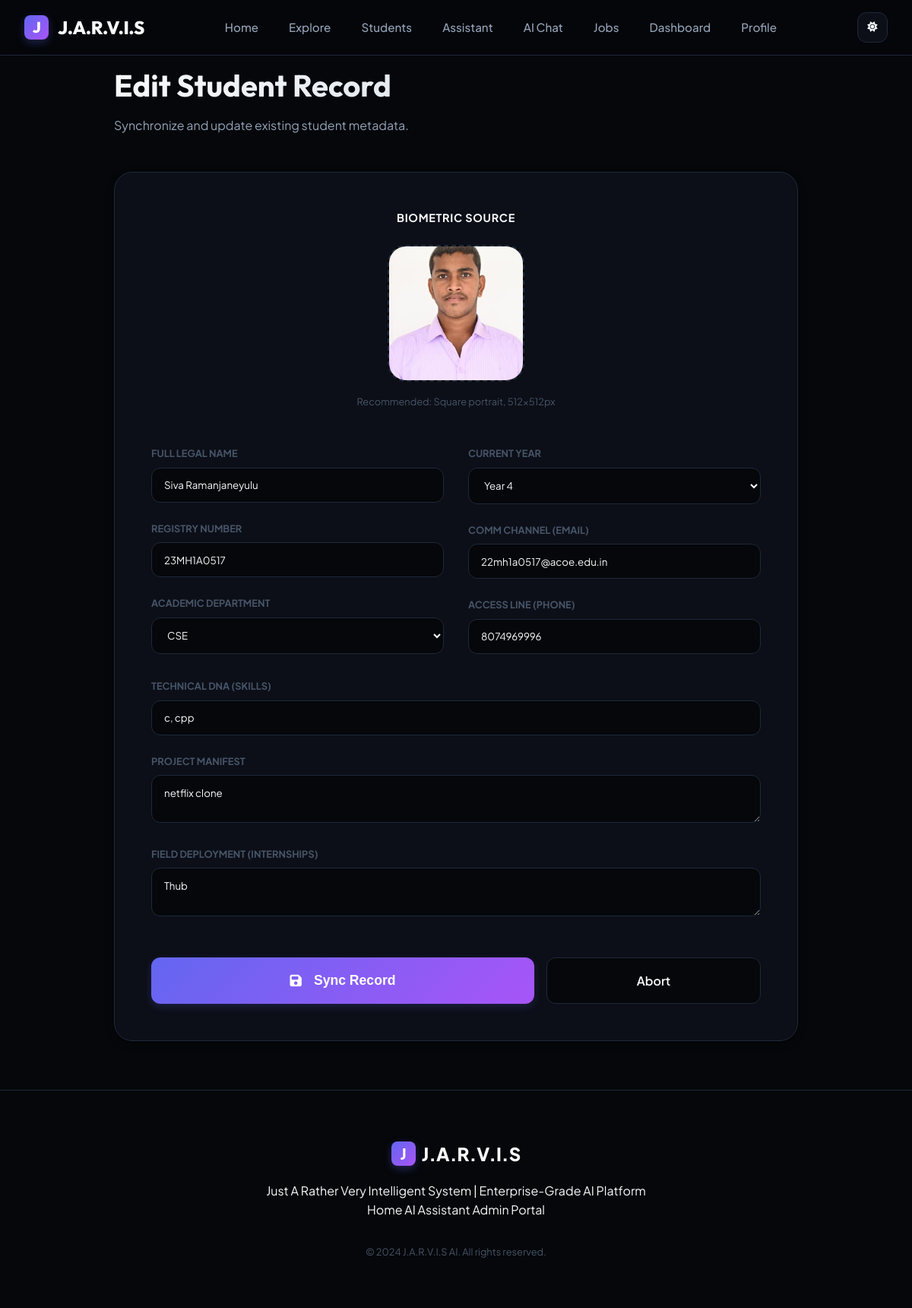
The page /admin/students/12/edit (signed in) on the database its author committed.
### models.py (models this page shows, shortened)
class Student(db.Model):
    __tablename__ = 'student'
    id = db.Column(db.Integer, primary_key=True)
    name = db.Column(db.String(100), nullable=False)
    roll_no = db.Column(db.String(20), unique=True, nullable=False)
    department = db.Column(db.String(50), nullable=False)
    year = db.Column(db.Integer, nullable=False)
    email = db.Column(db.String(100), unique=True)
    phone = db.Column(db.String(15))
    _skills = db.Column('skills', db.Text, default='[]')
    _projects = db.Column('projects', db.Text, default='[]')
    _internships = db.Column('internships', db.Text, default='[]')
    image_path = db.Column(db.String(200))
    _face_embedding = db.Column('face_embedding', db.LargeBinary)
    _text_embedding = db.Column('text_embedding', db.LargeBinary)
    created_at = db.Column(db.DateTime, default=datetime.utcnow)
    updated_at = db.Column(db.DateTime, default=datetime.utcnow, onupdate=datetime.utcnow)
    @property
    def skills(self):
        return json.loads(self._skills) if self._skills else []
    @skills.setter
    def skills(self, value):
        self._skills = json.dumps(value) if value else '[]'
    @property
    def projects(self):
        return json.loads(self._projects) if self._projects else []
    @projects.setter
    def projects(self, value):
        self._projects = json.dumps(value) if value else '[]'
    @property
    def internships(self):
        return json.loads(self._internships) if self._internships else []
    @internships.setter
    def internships(self, value):
        self._internships = json.dumps(value) if value else '[]'
    @property
    def face_embedding(self):
        return pickle.loads(self._face_embedding) if self._face_embedding else None
    @face_embedding.setter
    def face_embedding(self, value):
        if value is not None:
            self._face_embedding = pickle.dumps(value)
        else:
            self._face_embedding = None
    @property
    def text_embedding(self):
        return pickle.loads(self._text_embedding) if self._text_embedding else None
    @text_embedding.setter
    def text_embedding(self, value):
        if value is not None:
            self._text_embedding = pickle.dumps(value)
        else:
            self._text_embedding = None

### routes/admin.py (the view, shortened to what this page needs)
@admin_bp.route('/students/<int:id>/edit', methods=['GET', 'POST'])
@login_required
def edit_student(id):
    student = Student.query.get_or_404(id)
    departments = ['CSE', 'ECE', 'EEE', 'ME', 'CE', 'IT', 'AIDS', 'AIML', 'CSE-DS']
    return render_template('admin/student_form.html',
                         student=student,
                         departments=departments,
                         action='Edit')

### templates/admin/student_form.html (shortened to what this page needs)
{% extends 'base.html' %}
{% block content %}
<div style="max-width: 900px; margin: 0 auto; padding-bottom: 4rem;">
    <div style="margin-bottom: 3rem;">
        <h1
            style="font-size: 2.5rem; background: var(--grad-text); -webkit-background-clip: text; background-clip: text; -webkit-text-fill-color: transparent; margin-bottom: 0.5rem;">
            {{ action }} Student Record
        </h1>
        <p style="color: var(--text-muted);">
            {% if action == 'Add' %}
            Populate the neural database with a new student identity.
            {% else %}
            Synchronize and update existing student metadata.
            {% endif %}
        </p>
    </div>
    <div class="jarvis-card" style="padding: 3rem;">
        <form method="POST" enctype="multipart/form-data">
            <div style="margin-bottom: 3rem; text-align: center;">
                <label
                    style="display: block; font-size: 0.9rem; font-weight: 700; color: var(--text-main); margin-bottom: 1.5rem; text-transform: uppercase; letter-spacing: 0.05em;">Biometric
                    Source</label>
                <div id="dropZone"
                    style="width: 180px; height: 180px; margin: 0 auto; background: var(--bg-page); border: 2px dashed var(--border); border-radius: var(--radius-xl); display: flex; align-items: center; justify-content: center; cursor: pointer; position: relative; overflow: hidden; transition: var(--transition);">
                    {% if student and student.image_path %}
                    <img src="{{ url_for('static', filename=student.image_path) }}" id="imagePreview"
                        style="width: 100%; height: 100%; object-fit: cover;">
                    {% endif %}
                </div>
                <p style="color: var(--text-dim); font-size: 0.8rem; margin-top: 1rem;">Recommended: Square portrait,
                    512x512px</p>
            </div>
            <div style="display: grid; grid-template-columns: 1fr 1fr; gap: 2rem; margin-bottom: 2rem;">
                <div style="display: flex; flex-direction: column; gap: 1.5rem;">
                    <div>
                        <label
                            style="display: block; font-size: 0.8rem; font-weight: 700; color: var(--text-dim); margin-bottom: 0.5rem; text-transform: uppercase;">Full
                            Legal Name</label>
                        <input type="text" name="name" value="{{ student.name if student else '' }}"
                            placeholder="e.g., John Doe" required
                            style="width: 100%; padding: 0.85rem 1rem; background: var(--bg-page); border: 1px solid var(--border); border-radius: var(--radius-md); color: var(--text-main); font-family: inherit;">
                    </div>
                    <div>
                        <label
                            style="display: block; font-size: 0.8rem; font-weight: 700; color: var(--text-dim); margin-bottom: 0.5rem; text-transform: uppercase;">Registry
                            Number</label>
                        <input type="text" name="roll_no" value="{{ student.roll_no if student else '' }}"
                            placeholder="e.g., 21CSE001" required
                            style="width: 100%; padding: 0.85rem 1rem; background: var(--bg-page); border: 1px solid var(--border); border-radius: var(--radius-md); color: var(--text-main); font-family: inherit;">
                    </div>
                    <div>
                        <label
                            style="display: block; font-size: 0.8rem; font-weight: 700; color: var(--text-dim); margin-bottom: 0.5rem; text-transform: uppercase;">Academic
                            Department</label>
                        <select name="department" required
                            style="width: 100%; padding: 0.85rem 1rem; background: var(--bg-page); border: 1px solid var(--border); border-radius: var(--radius-md); color: var(--text-main); font-family: inherit; cursor: pointer;">
                            {% for dept in departments %}
                            <option value="{{ dept }}" {% if student and student.department==dept %}selected{% endif %}>
                                {{ dept }}</option>
                            {% endfor %}
                        </select>
                    </div>
                </div>
                <div style="display: flex; flex-direction: column; gap: 1.5rem;">
                    <div>
                        <label
                            style="display: block; font-size: 0.8rem; font-weight: 700; color: var(--text-dim); margin-bottom: 0.5rem; text-transform: uppercase;">Current
                            Year</label>
                        <select name="year" required
                            style="width: 100%; padding: 0.85rem 1rem; background: var(--bg-page); border: 1px solid var(--border); border-radius: var(--radius-md); color: var(--text-main); font-family: inherit; cursor: pointer;">
                            {% for y in [1, 2, 3, 4] %}
                            <option value="{{ y }}" {% if student and student.year==y %}selected{% endif %}>Year {{ y }}
                            </option>
                            {% endfor %}
                        </select>
                    </div>
                    <div>
                        <label
                            style="display: block; font-size: 0.8rem; font-weight: 700; color: var(--text-dim); margin-bottom: 0.5rem; text-transform: uppercase;">Comm
                            Channel (Email)</label>
                        <input type="email" name="email" value="{{ student.email if student else '' }}"
                            placeholder="student@edu.com"
                            style="width: 100%; padding: 0.85rem 1rem; background: var(--bg-page); border: 1px solid var(--border); border-radius: var(--radius-md); color: var(--text-main); font-family: inherit;">
                    </div>
                    <div>
                        <label
                            style="display: block; font-size: 0.8rem; font-weight: 700; color: var(--text-dim); margin-bottom: 0.5rem; text-transform: uppercase;">Access
                            line (Phone)</label>
                        <input type="tel" name="phone" value="{{ student.phone if student else '' }}"
                            placeholder="+91 ..."
                            style="width: 100%; padding: 0.85rem 1rem; background: var(--bg-page); border: 1px solid var(--border); border-radius: var(--radius-md); color: var(--text-main); font-family: inherit;">
                    </div>
                </div>
            </div>
            <div style="margin-bottom: 1.5rem;">
                <label
                    style="display: block; font-size: 0.8rem; font-weight: 700; color: var(--text-dim); margin-bottom: 0.5rem; text-transform: uppercase;">Technical
                    DNA (Skills)</label>
                <input type="text" name="skills" value="{{ student.skills|join(', ') if student else '' }}"
                    placeholder="Skill vectors separated by commas..."
                    style="width: 100%; padding: 0.85rem 1rem; background: var(--bg-page); border: 1px solid var(--border); border-radius: var(--radius-md); color: var(--text-main); font-family: inherit;">
            </div>
            <div style="margin-bottom: 1.5rem;">
                <label
                    style="display: block; font-size: 0.8rem; font-weight: 700; color: var(--text-dim); margin-bottom: 0.5rem; text-transform: uppercase;">Project
                    Manifest</label>
                <textarea name="projects" rows="2" placeholder="Primary engineering projects..."
                    style="width: 100%; padding: 0.85rem 1rem; background: var(--bg-page); border: 1px solid var(--border); border-radius: var(--radius-md); color: var(--text-main); font-family: inherit; resize: vertical;">{{ student.projects|join(', ') if student else '' }}</textarea>
            </div>
            <div style="margin-bottom: 3rem;">
                <label
                    style="display: block; font-size: 0.8rem; font-weight: 700; color: var(--text-dim); margin-bottom: 0.5rem; text-transform: uppercase;">Field
                    Deployment (Internships)</label>
                <textarea name="internships" rows="2" placeholder="Professional workplace history..."
                    style="width: 100%; padding: 0.85rem 1rem; background: var(--bg-page); border: 1px solid var(--border); border-radius: var(--radius-md); color: var(--text-main); font-family: inherit; resize: vertical;">{{ student.internships|join(', ') if student else '' }}</textarea>
            </div>
            <div style="display: flex; gap: 1rem;">
                <button type="submit" class="btn btn-primary"
                    style="flex: 2; padding: 1.25rem; justify-content: center; font-size: 1.1rem;">
                    <i class="fas fa-save" style="margin-right: 0.5rem;"></i> {% if action == 'Add' %}Create Identity{%
                    else %}Sync Record{% endif %}
                </button>
                <a href="{{ url_for('admin.students') }}" class="btn"
                    style="flex: 1; justify-content: center; border: 1px solid var(--border); background: var(--bg-page);">
                    Abort
                </a>
            </div>
        </form>
    </div>
</div>
{% endblock %}

### static/css/style.css (style rules this page uses)
:root { --primary: #6366f1; --primary-light: #818cf8; --primary-dark: #4f46e5; --secondary: #06b6d4; --accent: #ec4899; --success: #10b981; --warning: #f59e0b; --error: #ef4444; --info: #3b82f6; --bg-page: #f8fafc; --bg-card: #ffffff; --bg-nav: rgba(255, 255, 255, 0.8); --text-main: #0f172a; --text-muted: #64748b; --text-dim: #94a3b8; --border: #e2e8f0; --border-dim: #f1f5f9; --grad-primary: linear-gradient(135deg, #6366f1 0%, #a855f7 100%); --grad-surface: linear-gradient(135deg, rgba(255, 255, 255, 0.1) 0%, rgba(255, 255, 255, 0.05) 100%); --grad-text: linear-gradient(135deg, #0f172a 0%, #334155 100%); --shadow-sm: 0 2px 4px rgba(0, 0, 0, 0.02); --shadow-md: 0 4px 12px rgba(0, 0, 0, 0.05); --shadow-lg: 0 12px 24px rgba(0, 0, 0, 0.08); --shadow-xl: 0 20px 48px rgba(0, 0, 0, 0.12); --shadow-glass: 0 8px 32px rgba(0, 0, 0, 0.04); --radius-sm: 8px; --radius-md: 12px; --radius-lg: 18px; --radius-xl: 24px; --radius-full: 9999px; --transition: all 0.3s cubic-bezier(0.4, 0, 0.2, 1); --font-main: 'Plus Jakarta Sans', sans-serif; --font-heading: 'Outfit', sans-serif; }
[data-theme="dark"] { --bg-page: #05070a; --bg-card: #0c0f17; --bg-nav: rgba(5, 7, 10, 0.8); --text-main: #f8fafc; --text-muted: #94a3b8; --text-dim: #475569; --border: #1e293b; --border-dim: #0f172a; --grad-text: linear-gradient(135deg, #f8fafc 0%, #cbd5e1 100%); --shadow-md: 0 4px 12px rgba(0, 0, 0, 0.3); --shadow-lg: 0 12px 24px rgba(0, 0, 0, 0.4); --shadow-xl: 0 20px 48px rgba(0, 0, 0, 0.5); }
* { margin: 0; padding: 0; box-sizing: border-box; }
body { font-family: var(--font-main); background-color: var(--bg-page); color: var(--text-main); line-height: 1.6; overflow-x: hidden; min-height: 100vh; }
h1, h2, h3, h4, h5, h6 { font-family: var(--font-heading); font-weight: 700; }
a { text-decoration: none; color: inherit; transition: var(--transition); }
.jarvis-card { background: var(--bg-card); border: 1px solid var(--border); border-radius: var(--radius-xl); padding: 2.5rem; text-align: left; transition: var(--transition); position: relative; overflow: hidden; box-shadow: var(--shadow-md); }
.btn { padding: 0.75rem 1.5rem; border-radius: var(--radius-md); font-weight: 600; display: inline-flex; align-items: center; gap: 0.5rem; cursor: pointer; transition: var(--transition); border: none; }
.btn-primary { background: var(--grad-primary); color: white; box-shadow: 0 4px 12px rgba(99, 102, 241, 0.2); }

### rows shown on the page
Student: image_path (picture), name "Siva Ramanjaneyulu", roll_no "23MH1A0517", department "CSE", year "Year 4", email "22mh1a0517@acoe.edu.in", phone "8074969996", skills "c, cpp", projects "netflix clone", internships "Thub"

### other values the page prints
{{ action }} "Edit"
